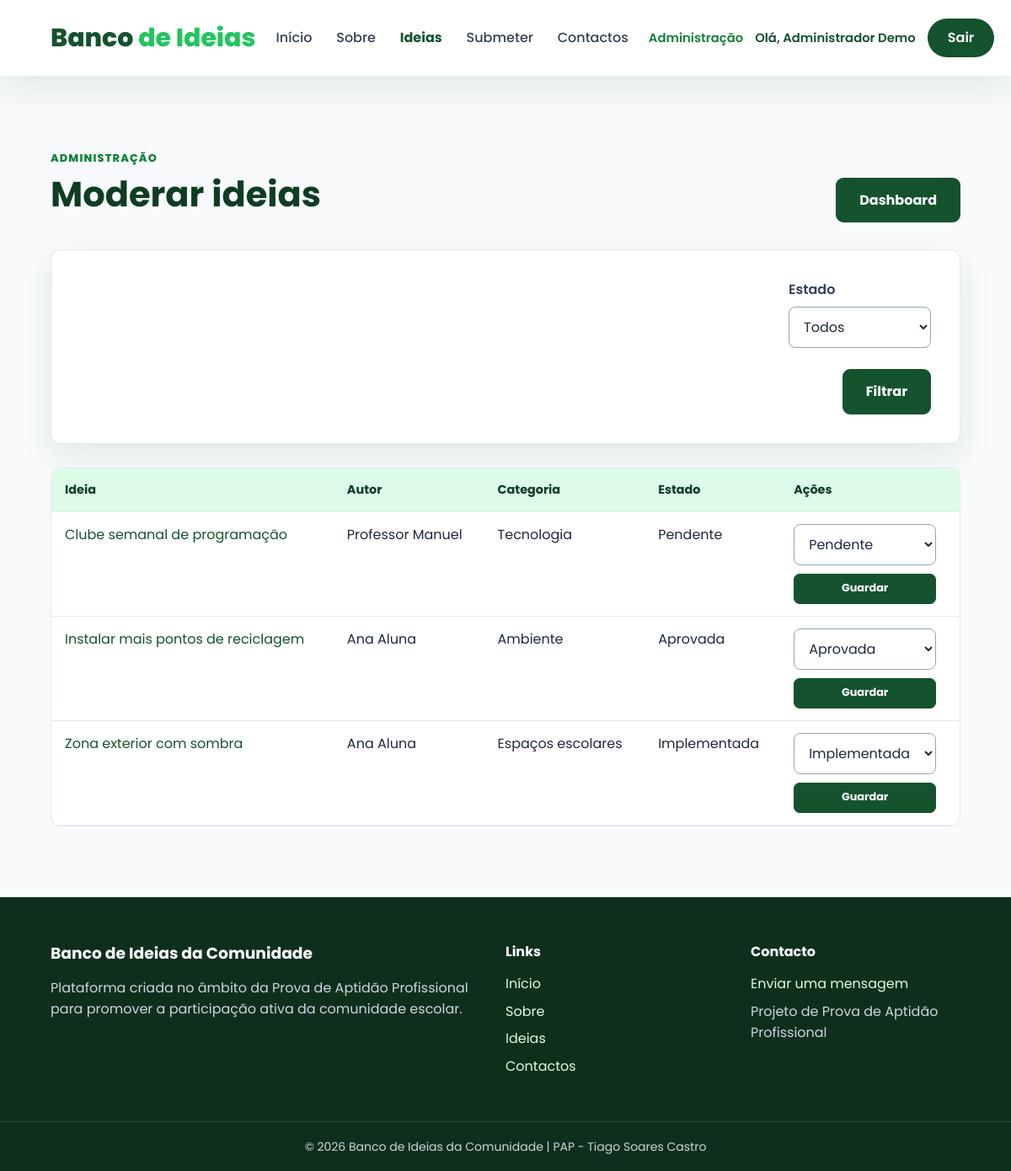
Screenshot of /admin/ideias.php (signed in) with the database file from the repository.
### tables this page shows
CREATE TABLE IF NOT EXISTS ideia (
    id_ideia INT UNSIGNED AUTO_INCREMENT,
    titulo VARCHAR(150) NOT NULL,
    descricao TEXT NOT NULL,
    estado ENUM('Pendente', 'Aprovada', 'Rejeitada', 'Implementada') NOT NULL DEFAULT 'Pendente',
    data_submissao TIMESTAMP NOT NULL DEFAULT CURRENT_TIMESTAMP,
    data_atualizacao TIMESTAMP NOT NULL DEFAULT CURRENT_TIMESTAMP ON UPDATE CURRENT_TIMESTAMP,
    id_utilizador INT UNSIGNED NOT NULL,
    id_categoria INT UNSIGNED NOT NULL,
    CONSTRAINT pk_ideia PRIMARY KEY (id_ideia),
    CONSTRAINT fk_ideia_utilizador FOREIGN KEY (id_utilizador)
        REFERENCES utilizador (id_utilizador)
        ON UPDATE CASCADE ON DELETE RESTRICT,
    CONSTRAINT fk_ideia_categoria FOREIGN KEY (id_categoria)
        REFERENCES categoria (id_categoria)
        ON UPDATE CASCADE ON DELETE RESTRICT,
    INDEX idx_ideia_estado_data (estado, data_submissao),
    INDEX idx_ideia_categoria (id_categoria),
    INDEX idx_ideia_utilizador (id_utilizador)
);

CREATE TABLE IF NOT EXISTS utilizador (
    id_utilizador INT UNSIGNED AUTO_INCREMENT,
    nome VARCHAR(100) NOT NULL,
    email VARCHAR(191) NOT NULL,
    senha VARCHAR(255) NOT NULL,
    tipo ENUM('aluno', 'professor', 'admin') NOT NULL DEFAULT 'aluno',
    ativo TINYINT(1) NOT NULL DEFAULT 1,
    forcar_troca_senha TINYINT(1) NOT NULL DEFAULT 0,
    data_criacao TIMESTAMP NOT NULL DEFAULT CURRENT_TIMESTAMP,
    data_atualizacao TIMESTAMP NOT NULL DEFAULT CURRENT_TIMESTAMP ON UPDATE CURRENT_TIMESTAMP,
    CONSTRAINT pk_utilizador PRIMARY KEY (id_utilizador),
    CONSTRAINT uq_utilizador_email UNIQUE (email),
    INDEX idx_utilizador_tipo_ativo (tipo, ativo)
);

CREATE TABLE IF NOT EXISTS categoria (
    id_categoria INT UNSIGNED AUTO_INCREMENT,
    nome_categoria VARCHAR(100) NOT NULL,
    ativa TINYINT(1) NOT NULL DEFAULT 1,
    data_criacao TIMESTAMP NOT NULL DEFAULT CURRENT_TIMESTAMP,
    data_atualizacao TIMESTAMP NOT NULL DEFAULT CURRENT_TIMESTAMP ON UPDATE CURRENT_TIMESTAMP,
    CONSTRAINT pk_categoria PRIMARY KEY (id_categoria),
    CONSTRAINT uq_categoria_nome UNIQUE (nome_categoria),
    INDEX idx_categoria_ativa (ativa)
);

### includes/autenticacao.php (called while the page is built, shortened)
<?php
function urlBase(): string
{
    $diretorio = str_replace("\\", "/", dirname($_SERVER["SCRIPT_NAME"] ?? ""));
    $diretorio = preg_replace("#/admin$#", "", $diretorio);
    return ($diretorio === "/" || $diretorio === ".") ? "" : rtrim($diretorio, "/");
}
function escapar(?string $valor): string
{
    return htmlspecialchars($valor ?? "", ENT_QUOTES, "UTF-8");
}

### admin/ideias.php (the view, shortened to what this page needs)
<?php
require_once __DIR__ . "/../includes/autenticacao.php";
require_once __DIR__ . "/../includes/ligaBD.php";
$estadosPermitidos = ["Pendente","Aprovada","Rejeitada","Implementada"];
$filtro = $_GET["filtro"] ?? "";
if (!in_array($filtro, $estadosPermitidos, true)) $filtro = "";
$sql = "SELECT i.id_ideia,i.titulo,i.estado,i.data_submissao,u.nome autor,c.nome_categoria FROM ideia i JOIN utilizador u ON u.id_utilizador=i.id_utilizador JOIN categoria c ON c.id_categoria=i.id_categoria WHERE (?='' OR i.estado=?) ORDER BY i.data_submissao DESC";
$stmt=mysqli_prepare($ligacao,$sql); mysqli_stmt_bind_param($stmt,"ss",$filtro,$filtro); mysqli_stmt_execute($stmt); $resultado=mysqli_stmt_get_result($stmt); $ideias=[]; while($i=mysqli_fetch_assoc($resultado))$ideias[]=$i; mysqli_stmt_close($stmt);
$tituloPagina="Moderar ideias | Administração"; include __DIR__."/../includes/menu.php";
?>
<main class="page"><div class="container"><div class="page-heading heading-actions"><div><span class="eyebrow">Administração</span><h1>Moderar ideias</h1></div><a class="btn" href="<?php echo $baseUrl; ?>/admin/dashboard.php">Dashboard</a></div>
<form method="get" class="filters-card admin-filter"><div class="field-group"><label for="filtro">Estado</label><select id="filtro" name="filtro"><option value="">Todos</option></select></div><button type="submit">Filtrar</button></form>
<div class="table-responsive"><table><thead><tr><th>Ideia</th><th>Autor</th><th>Categoria</th><th>Estado</th><th>Ações</th></tr></thead><tbody><?php foreach($ideias as $i):?><tr><td><a href="<?php echo $baseUrl;?>/ideia.php?id=<?php echo (int)$i["id_ideia"];?>"><?php echo escapar($i["titulo"]);?></a></td><td><?php echo escapar($i["autor"]);?></td><td><?php echo escapar($i["nome_categoria"]);?></td><td><?php echo escapar($i["estado"]);?></td><td><form method="post" class="inline-form" onsubmit="return confirm('Confirmar alteração do estado?')"><input type="hidden" name="csrf_token" value="<?php echo escapar(tokenCsrf());?>"><input type="hidden" name="id_ideia" value="<?php echo (int)$i["id_ideia"];?>"><select name="estado" aria-label="Novo estado"><?php foreach($estadosPermitidos as $e):?><option value="<?php echo escapar($e);?>" <?php echo $i["estado"]===$e?"selected":"";?>><?php echo escapar($e);?></option><?php endforeach;?></select><button class="btn-small" type="submit">Guardar</button></form></td></tr><?php endforeach;?></tbody></table></div>
</div></main><?php include __DIR__."/../includes/footer.php";?>

### css/style.css (style rules this page uses)
:root { --verde: #14532d; --verde-claro: #22c55e; --verde-escuro: #0f3d22; --verde-suave: #dcfce7; --cinza: #64748b; --cinza-claro: #e2e8f0; --fundo: #f8fafc; --branco: #ffffff; --preto: #1e293b; --erro: #b91c1c; --erro-fundo: #fef2f2; --sucesso: #166534; --sucesso-fundo: #f0fdf4; --raio: 12px; --sombra: 0 15px 40px rgba(15, 61, 34, 0.09); --transicao: 180ms ease; }
*, *::before, *::after { box-sizing: border-box; margin: 0; padding: 0; }
html { scroll-behavior: smooth; }
body { min-width: 320px; font-family: "Poppins", Arial, sans-serif; color: var(--preto); background: var(--fundo); line-height: 1.6; }
a { color: var(--verde); text-decoration: none; }
button, input, select, textarea { font: inherit; }
button, [type="submit"] { cursor: pointer; }
.container { width: min(90%, 1300px); margin-inline: auto; }
.btn, form:not(.logout-form) button[type="submit"] { display: inline-flex; min-height: 46px; align-items: center; justify-content: center; padding: 12px 26px; border: 2px solid var(--verde); border-radius: 9px; color: var(--branco); background: var(--verde); font-weight: 700; transition: background var(--transicao), border-color var(--transicao), color var(--transicao), transform var(--transicao); }
.page { min-height: 58vh; padding-block: clamp(48px, 7vw, 88px); }
.page h1 { margin-bottom: 28px; color: var(--verde-escuro); font-size: clamp(1.8rem, 4vw, 2.6rem); line-height: 1.2; }
form:not(.logout-form) { display: flex; flex-direction: column; gap: 10px; }
form label { margin-top: 7px; color: #334155; font-weight: 600; }
input:not([type="hidden"]), select, textarea { width: 100%; min-height: 48px; padding: 11px 13px; border: 1px solid #94a3b8; border-radius: 8px; color: var(--preto); background: var(--branco); transition: border-color var(--transicao), box-shadow var(--transicao); }
form:not(.logout-form) button[type="submit"] { margin-top: 15px; }
.table-responsive { overflow-x: auto; border: 1px solid var(--cinza-claro); border-radius: var(--raio); background: var(--branco); }
table { width: 100%; min-width: 650px; border-collapse: collapse; }
th, td { padding: 14px 16px; border-bottom: 1px solid var(--cinza-claro); text-align: left; vertical-align: top; }
th { color: var(--verde-escuro); background: var(--verde-suave); font-size: 0.9rem; }
.page-heading { margin-bottom: 32px; }
.page-heading h1 { margin-bottom: 8px; }
.heading-actions { display: flex; align-items: flex-end; justify-content: space-between; gap: 24px; }
.eyebrow { display: inline-block; margin-bottom: 8px; color: #15803d; font-size: 0.8rem; font-weight: 800; letter-spacing: 0.09em; text-transform: uppercase; }
.form-card, .filters-card { padding: clamp(22px, 4vw, 34px); border: 1px solid var(--cinza-claro); border-radius: var(--raio); background: var(--branco); box-shadow: var(--sombra); }
form.inline-form { display: inline-flex; margin: 0; }
form.inline-form button.btn-small { min-height: 36px; margin: 0; padding: 6px 12px; border-width: 1px; border-radius: 7px; font-size: 0.8rem; }
.filters-card { display: grid; grid-template-columns: minmax(220px, 2fr) repeat(2, minmax(150px, 1fr)) auto; align-items: end; gap: 16px; margin-bottom: 28px; }
.filters-card .field-group { display: flex; flex-direction: column; gap: 7px; }
.filters-card label { margin: 0; }
.filters-card button[type="submit"] { margin: 0; white-space: nowrap; }
.admin-filter { grid-template-columns: minmax(180px, 320px) auto; justify-content: start; }
.user-form select, .inline-form select { width: auto; min-width: 120px; }

### rows the page displays
ideia: titulo "Clube semanal de programação", id_utilizador.nome "Professor Manuel", id_categoria.nome_categoria "Tecnologia", estado "Pendente"
ideia: titulo "Instalar mais pontos de reciclagem", id_utilizador.nome "Ana Aluna", id_categoria.nome_categoria "Ambiente", estado "Aprovada"
ideia: titulo "Zona exterior com sombra", id_utilizador.nome "Ana Aluna", id_categoria.nome_categoria "Espaços escolares", estado "Implementada"

### other values shown
$nomeSessao "Administrador Demo"
form field estado "Pendente"
form field estado "Aprovada"
form field estado "Implementada"
